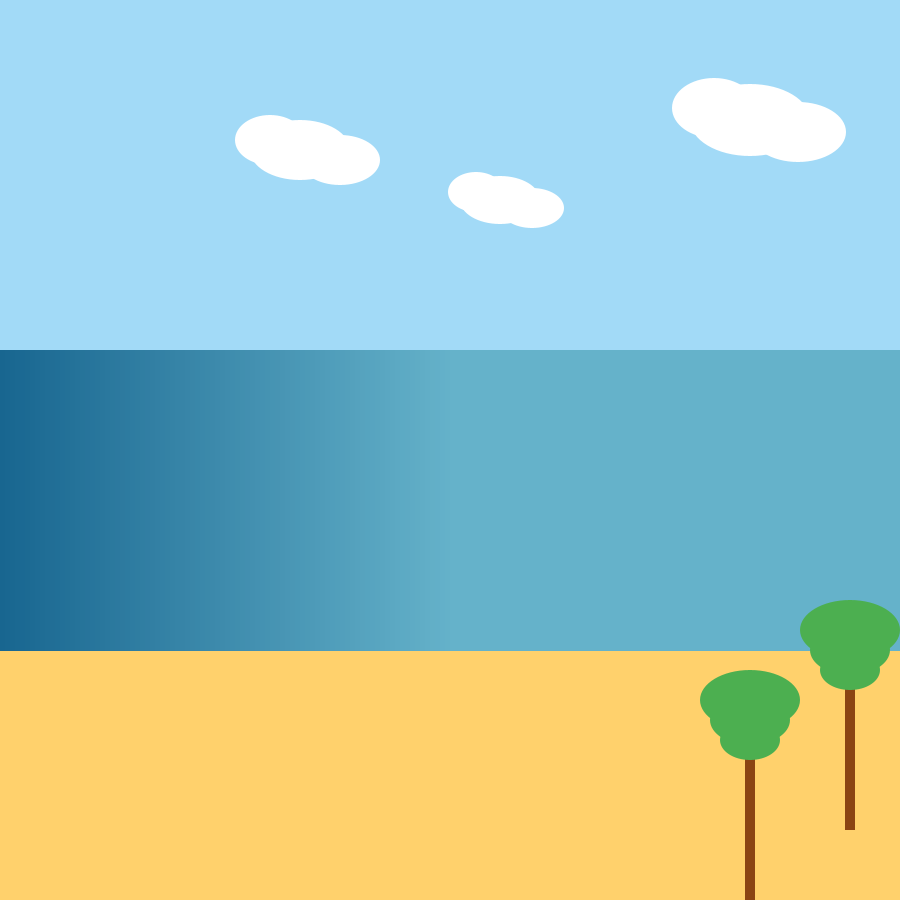
Frame 1 (no input)
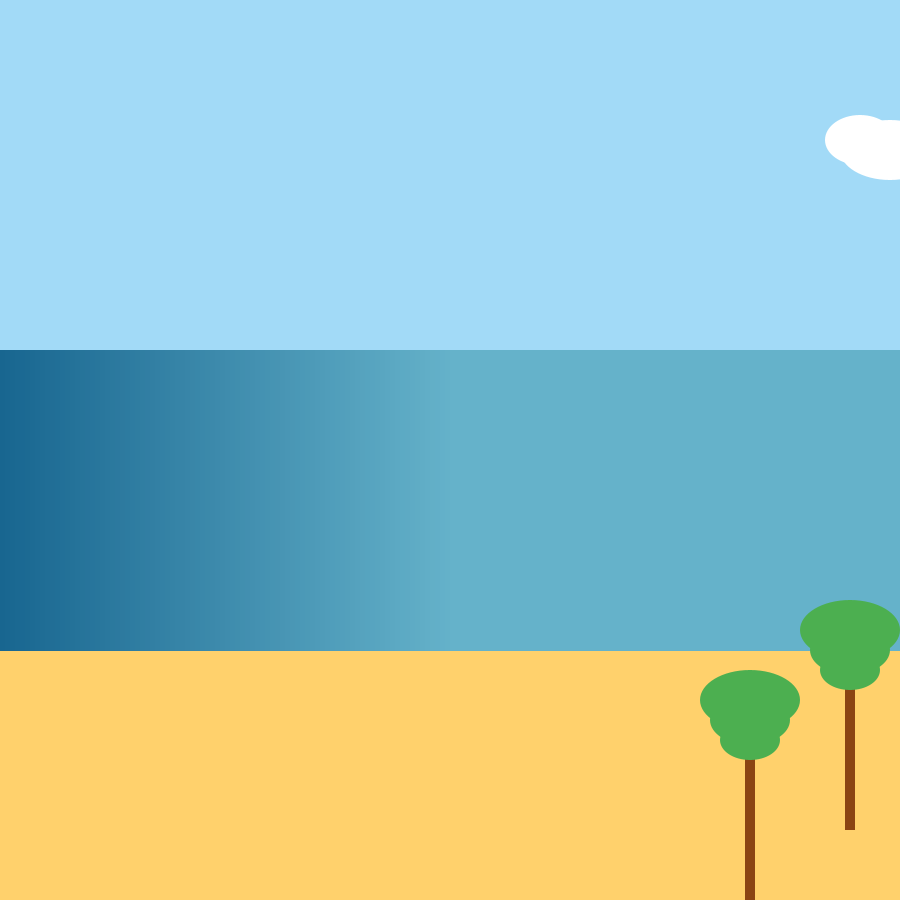
Frame 60 (the mouse pressed at the canvas centre just before this capture)
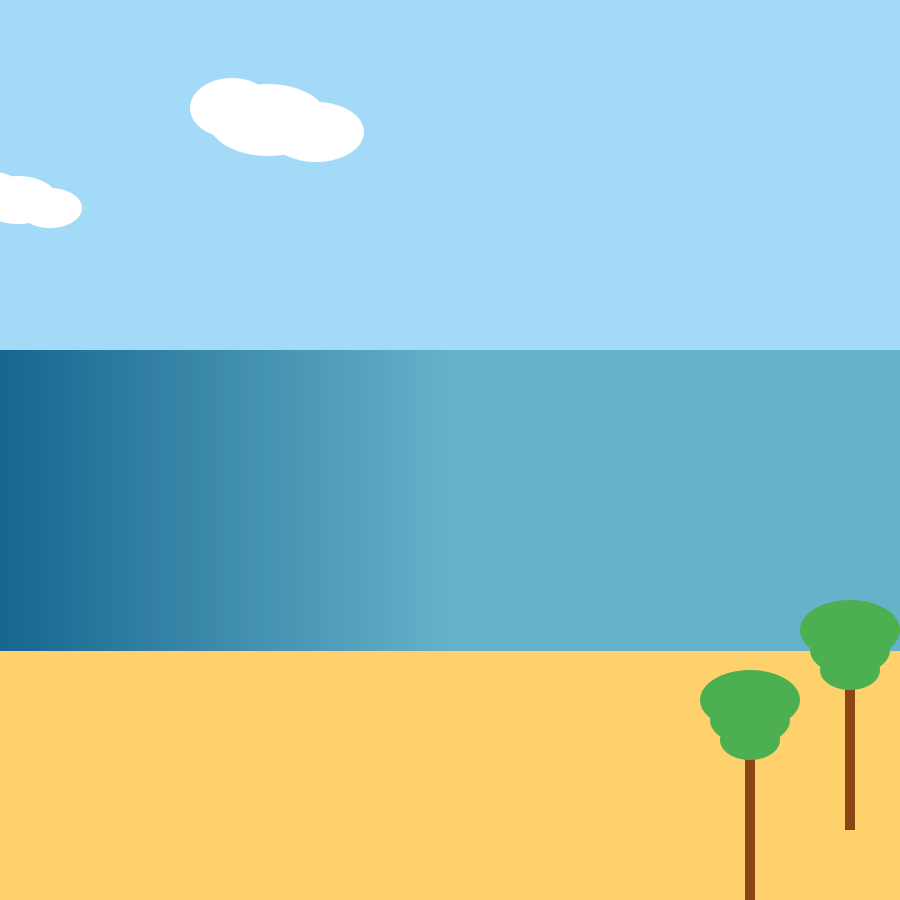
Frame 120 (the mouse held since frame 60 and released just before this capture)

The Processing sketch that drew these frames (run headless with seeded random() and noise(); from frame 60 on, the mouse is pressed at the canvas centre):

// Processing sketch: MemoryVessal
// ── MemoryVessal.pde
// Palllette
color sand = #FFD16C;
color lightBlue = #65b2CA;
color darkBlue = #186690;
color sky = #A2DAF7;
color from = lightBlue;
color wto = darkBlue;
color interA;
color interB;
color foliageColor = #4CAF50;
color trunkColor = #8B4513;
color cloudColor = #FFFFFF;
float cloudMove =150;
int cloud1 = 150;
int cloud2 = 350;
int cloud3 = 600;

// Setup
void setup() {
  size(900, 900);
}


// Draw
void draw() {
  noStroke();
  background(sky);

  fill(sand);
  rect(0, 450, 900, 450);
  for (float x = 0; x<= 900; x+= 5) {
    interA = lerpColor(wto, from, x/450);
    fill(interA);
    for (float y = 350; y <= 650; y+= 1) {
      rect(x, y, 5, 1);
    }
  }

  drawCloud(cloudMove, 150, 100, cloud1);
  drawCloud(cloudMove, 200, 80, cloud2);
  drawCloud(cloudMove, 120, 120, cloud3);

  drawPalmTree(750, 750);
  drawPalmTree(850, 680);

  if (cloudMove <= 1000) {
    cloudMove += 10;
  } else {
    cloudMove = -652;
  }
}


void drawCloud(float x, float y, float size, int num) {
  fill(cloudColor);
  ellipse(num + x, y, size, size * 0.6);
  ellipse(num +x + size * 0.4, y + size * 0.1, size * 0.8, size * 0.5);
  ellipse(num + x - size * 0.3, y - size * 0.1, size * 0.7, size * 0.5);
}

void drawPalmTree(float x, float y) {
  fill(trunkColor);
  rect(x - 5, y, 10, 150);
  fill(foliageColor);
  ellipse(x, y - 10, 60, 40);
  ellipse(x, y - 30, 80, 50);
  ellipse(x, y - 50, 100, 60);
}
